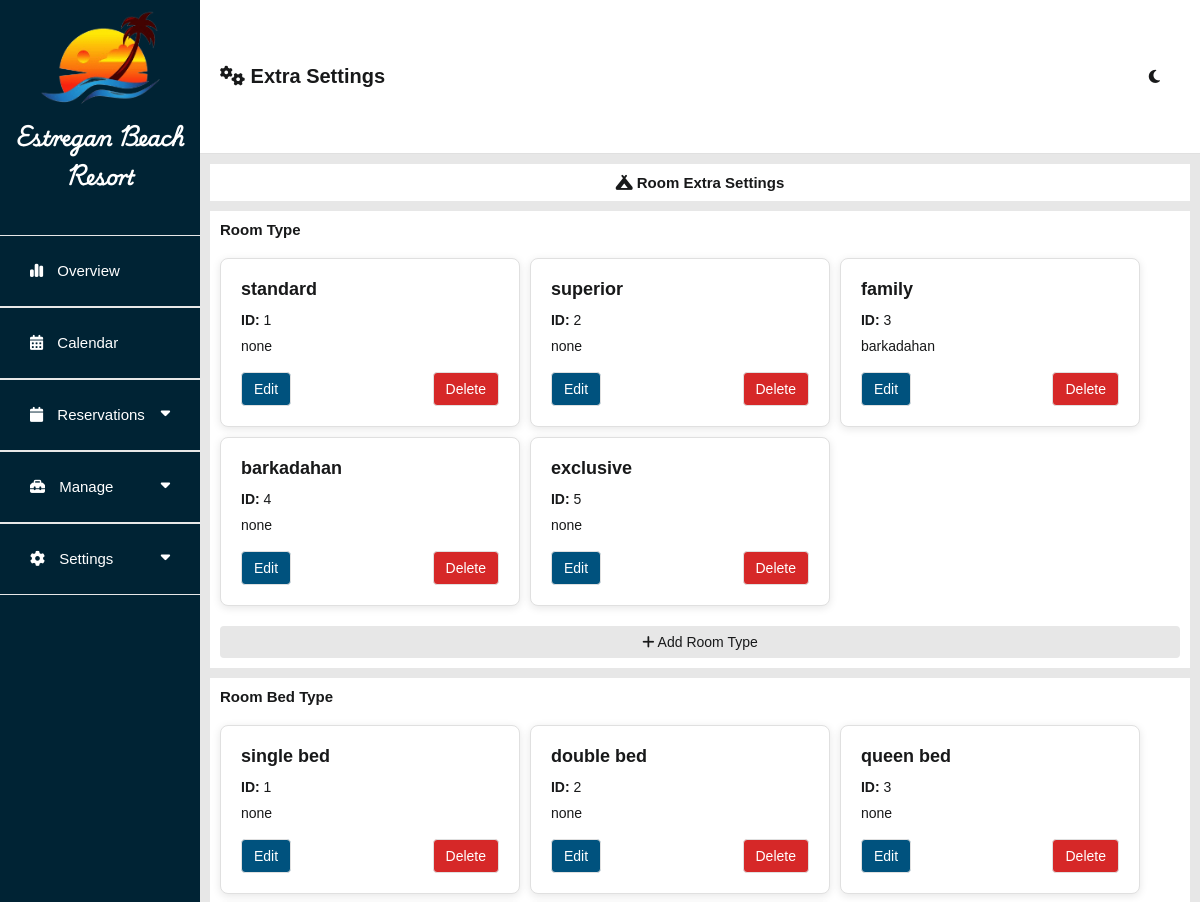
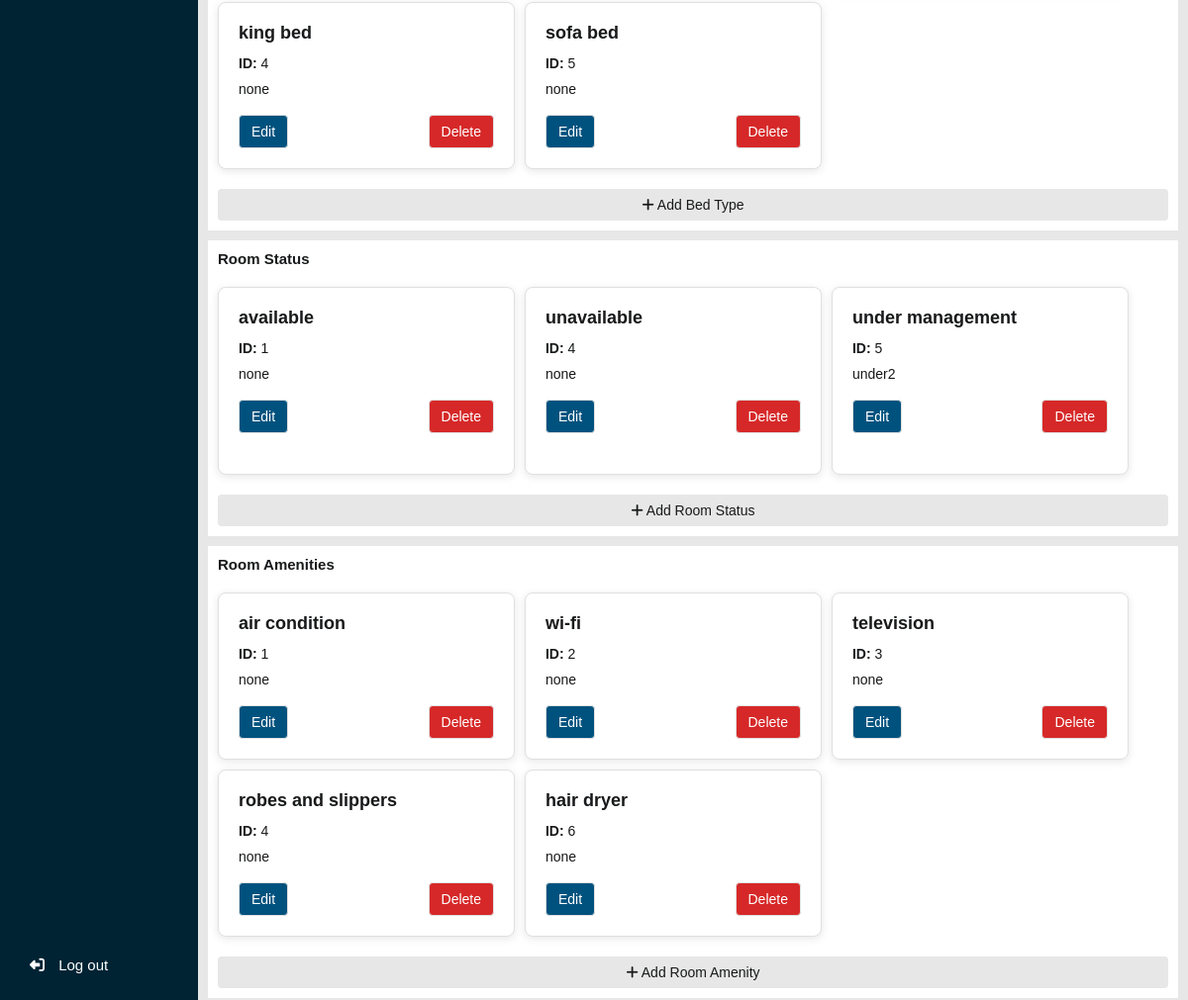
The page /admin/extraSettingsRoom.php (signed in) on the database its author committed (2 pictures, top to bottom).
### tables this page shows
CREATE TABLE `room_type_tbl` (
  `room_type_id` int(11) NOT NULL,
  `room_type_name` varchar(255) NOT NULL,
  `room_type_description` text NOT NULL
);

CREATE TABLE `bed_type_tbl` (
  `bed_type_id` int(11) NOT NULL,
  `bed_type_name` varchar(255) NOT NULL,
  `bed_type_description` text NOT NULL
);

CREATE TABLE `room_status_tbl` (
  `room_status_id` int(11) NOT NULL,
  `room_status_name` varchar(255) NOT NULL,
  `room_status_description` text NOT NULL
);

CREATE TABLE `room_amenities_tbl` (
  `amenity_id` int(11) NOT NULL,
  `amenity_name` varchar(255) NOT NULL,
  `amenity_description` text NOT NULL
);

### admin/extraSettingsRoom.php (the view, shortened to what this page needs)
<?php
include 'db_connect.php';
$query_room_types = "SELECT * FROM room_type_tbl";
$query_bed_types = "SELECT * FROM bed_type_tbl";
$query_room_statuses = "SELECT * FROM room_status_tbl";
$query_amenities = "SELECT * FROM room_amenities_tbl";
$room_types = mysqli_query($con, $query_room_types);
$bed_types = mysqli_query($con, $query_bed_types);
$room_statuses = mysqli_query($con, $query_room_statuses);
$room_amenities = mysqli_query($con, $query_amenities);
?>
<!DOCTYPE html>
<html lang="en">
<head>
    <?php include 'assets.php'; ?>
    <link rel="stylesheet" type="text/css" href="css/main.css?v=<?php echo time(); ?>">
    <link rel="stylesheet" type="text/css" href="css/dashboard.css?v=<?php echo time(); ?>">
</head>
<body>
    <main>
        <?php include 'sidenav.php'; ?>
        <section class="middle-container">
            <div class="header-container">
                <div class="title-head">
                    <label for=""><i class="fa-solid fa-gears"></i> Extra Settings</label>
                </div>
                <?php include 'icon-container.php' ?>
            </div>
            <div class="center-container">
                <div class="head-label-container">
                    <label><i class="fa-solid fa-campground"></i> Room Extra Settings</label>
                </div>
                <div class="content-container">
                    <label for="">Room Type</label>
                    <div class="main-content">
                        <?php if (mysqli_num_rows($room_types) > 0): ?>
                            <?php while ($room_type = mysqli_fetch_assoc($room_types)): ?>
                                <div class="room-box">
                                    <h3><?php echo htmlspecialchars($room_type['room_type_name']); ?></h3>
                                    <p><strong>ID:</strong> <?php echo htmlspecialchars($room_type['room_type_id']); ?></p>
                                    <p><?php echo htmlspecialchars($room_type['room_type_description']); ?></p>
                                    <div class="button-group">
                                        <button class="edit-button"
                                            onclick="openEditModal('edit_room_type', <?php echo $room_type['room_type_id']; ?>, '<?php echo htmlspecialchars($room_type['room_type_name']); ?>', '<?php echo htmlspecialchars($room_type['room_type_description']); ?>')">Edit</button>
                                        <button class="delete-button"
                                            onclick="deleteItem('delete_room_type', <?php echo $room_type['room_type_id']; ?>)">Delete</button>
                                    </div>
                                </div>
                            <?php endwhile; ?>
                        <?php endif; ?>
                    </div>
                    <button class="add-button" onclick="openAddModal('room_type')"><i class="fa fa-plus"></i> Add Room Type</button>
                </div>
                <div class="content-container">
                    <label for="">Room Bed Type</label>
                    <div class="main-content">
                        <?php if (mysqli_num_rows($bed_types) > 0): ?>
                            <?php while ($bed_type = mysqli_fetch_assoc($bed_types)): ?>
                                <div class="room-box">
                                    <h3><?php echo htmlspecialchars($bed_type['bed_type_name']); ?></h3>
                                    <p><strong>ID:</strong> <?php echo htmlspecialchars($bed_type['bed_type_id']); ?></p>
                                    <p><?php echo htmlspecialchars($bed_type['bed_type_description']); ?></p>
                                    <div class="button-group">
                                        <button class="edit-button"
                                            onclick="openEditModal('edit_bed_type', <?php echo $bed_type['bed_type_id']; ?>, '<?php echo htmlspecialchars($bed_type['bed_type_name']); ?>', '<?php echo htmlspecialchars($bed_type['bed_type_description']); ?>')">Edit</button>
                                        <button class="delete-button"
                                            onclick="deleteItem('delete_bed_type', <?php echo $bed_type['bed_type_id']; ?>)">Delete</button>
                                    </div>
                                </div>
                            <?php endwhile; ?>
                        <?php endif; ?>
                    </div>
                    <button class="add-button" onclick="openAddModal('bed_type')"><i class="fa fa-plus"></i> Add Bed Type</button>
                </div>
                <div class="content-container">
                    <label for="">Room Status</label>
                    <div class="main-content">
                        <?php if (mysqli_num_rows($room_statuses) > 0): ?>
                            <?php while ($room_status = mysqli_fetch_assoc($room_statuses)): ?>
                                <div class="room-box">
                                    <h3><?php echo htmlspecialchars($room_status['room_status_name']); ?></h3>
                                    <p><strong>ID:</strong> <?php echo htmlspecialchars($room_status['room_status_id']); ?></p>
                                    <p><?php echo htmlspecialchars($room_status['room_status_description']); ?></p>
                                    <div class="button-group">
                                        <button class="edit-button"
                                            onclick="openEditModal('edit_room_status', <?php echo $room_status['room_status_id']; ?>, '<?php echo htmlspecialchars($room_status['room_status_name']); ?>', '<?php echo htmlspecialchars($room_status['room_status_description']); ?>')">Edit</button>
                                        <button class="delete-button"
                                            onclick="deleteItem('delete_room_status', <?php echo $room_status['room_status_id']; ?>)">Delete</button>
                                    </div>
                                </div>
                            <?php endwhile; ?>
                        <?php endif; ?>
                    </div>
                    <button class="add-button" onclick="openAddModal('room_status')"><i class="fa fa-plus"></i> Add Room Status</button>
                </div>
                <div class="content-container">
                    <label for="">Room Amenities</label>
                    <div class="main-content">
                        <?php if (mysqli_num_rows($room_amenities) > 0): ?>
                            <?php while ($amenity = mysqli_fetch_assoc($room_amenities)): ?>
                                <div class="room-box">
                                    <h3><?php echo htmlspecialchars($amenity['amenity_name']); ?></h3>
                                    <p><strong>ID:</strong> <?php echo htmlspecialchars($amenity['amenity_id']); ?></p>
                                    <p><?php echo htmlspecialchars($amenity['amenity_description']); ?></p>
                                    <div class="button-group">
                                        <button class="edit-button"
                                            onclick="openEditModal('edit_amenity', <?php echo $amenity['amenity_id']; ?>, '<?php echo htmlspecialchars($amenity['amenity_name']); ?>', '<?php echo htmlspecialchars($amenity['amenity_description']); ?>')">Edit</button>
                                        <button class="delete-button"
                                            onclick="deleteItem('delete_amenity', <?php echo $amenity['amenity_id']; ?>)">Delete</button>
                                    </div>
                                </div>
                            <?php endwhile; ?>
                        <?php endif; ?>
                    </div>
                    <button class="add-button" onclick="openAddModal('amenity')"><i class="fa fa-plus"></i> Add Room Amenity</button>
                </div>
            </div>
        </section>
    </main>
</body>
</html>

### admin/css/header.css (style rules this page uses)
* { margin: 0; font-family: 'Trebuchet MS', 'Lucida Sans Unicode', 'Lucida Grande', 'Lucida Sans', Arial, sans-serif; box-sizing: none; }
button { cursor: pointer; }

### admin/css/main.css (style rules this page uses)
* { margin: 0; font-family: 'Trebuchet MS', 'Lucida Sans Unicode', 'Lucida Grande', 'Lucida Sans', Arial, sans-serif; }
body { background-color: var(--first-color2); }
button { cursor: pointer; }
:root { --first-color: white; --first-color2: #E7E7E7; --second-color: #EAE2B7; --fourth-color: #F77F00; --seventh-color: #18191A; --seventh-color2: #e0e0e0; --seventh-color3: #e0e0e0; --select-color: #F77F00; --select-color2: #cd6a00; --booknow-text: #ffffff; --booknow-text2: #242526; --booknow-border: #F77F00; --reservation-titleborder: #18191A; --box-shadow: #b4b4b4; --after-input: #effaff; --water-border: #EAE2B7; --water-color: #0d2cc5; --pure-white: white; --third-color: #FCBF49; --fifth-color: #D62828; --sixth-color: #00527e; --seventh-color4: #757575; --eight-color: #002334; --eight-color2: #001824; --reservation-title: #18191A; --reservation-text: white; --gray-button: rgba(220, 220, 220, 0.849); font-size: 62.5%; --tdeven-color: #0023340c; --proceed-color: white; --proceed-bgcolor: #00527e; --cancel-color: white; --cancel-bgcolor: #D62828; --fixed-color: #effaff; --graph-title-color: #777; --legend-text-color: #777; --tooltip-bg-color: #333333; --tooltip-title-color: #ffffff; --tooltip-body-color: #ffffff; --axis-title-color: #777; --axis-ticks-color: #777; }
p { color: var(--seventh-color); font-size: 1.5rem; text-align: justify; line-height: 1.5; }
.center-container { animation: transitionIn 0.5s; }

### admin/css/dashboard.css (style rules this page uses)
main { width: 100%; display: flex; flex-direction: row; }
.middle-container { width: 100%; display: flex; flex-direction: column; }
.header-container { width: 100%; height: 8vh; background-color: var(--first-color); display: flex; justify-content: space-between; align-items: center; border-bottom: 1px solid var(--seventh-color3); }
.title-head { display: flex; align-items: center; margin-left: 20px; }
.title-head label { font-size: 2rem; font-weight: bold; color: var(--seventh-color); }
.center-container { width: 100%; background-color: var(--first-color2); height: 92vh; overflow-y: scroll; }
.head-label-container { padding: 10px; display: flex; align-items: center; justify-content: center; }
.head-label-container label { padding: 10px; background-color: var(--first-color); width: 100%; font-weight: bold; color: var(--seventh-color); text-align: center; font-size: 1.5rem; }
.content-container { display: flex; flex-direction: column; flex-wrap: wrap; margin: 0 10px 10px 10px; padding: 10px; background-color: var(--first-color); }
.content-container label { color: var(--seventh-color); font-size: 1.5rem; font-weight: bold; padding-bottom: 20px; }
.content-container .main-content { display: flex; flex-direction: row; gap: 10px; }

### admin/extraSettingsRoom.php (style rules this page uses)
.main-content { display: flex; flex-wrap: wrap; gap: 20px; }
.room-box { background-color: var(--first-color); border: 1px solid var(--seventh-color3); border-radius: 8px; padding: 20px; width: calc(33.333% - 20px); box-sizing: border-box; box-shadow: 0 2px 8px rgba(0, 0, 0, 0.1); position: relative; }
.room-box h3 { margin-top: 0; margin-bottom: 10px; font-size: 18px; color: var(--seventh-color); }
.room-box p { margin: 5px 0; font-size: 14px; color: var(--seventh-color); }
.button-group { display: flex; justify-content: space-between; margin-top: 15px; }
.edit-button, .delete-button { padding: 8px 12px; border: none; border-radius: 4px; cursor: pointer; font-size: 14px; }
.edit-button { background-color: var(--proceed-bgcolor); color: var(--proceed-color); border: 1px solid var(--seventh-color3); }
.delete-button { background-color: var(--cancel-bgcolor); color: var(--cancel-color); border: 1px solid var(--seventh-color3); }
.add-button { background-color: var(--first-color2); color: var(--seventh-color); padding: 8px 12px; border: none; border-radius: 4px; cursor: pointer; font-size: 14px; margin-top: 20px; }

### rows shown on the page
room_type_tbl: room_type_name "standard", room_type_id "1", room_type_description "none"
room_type_tbl: room_type_name "superior", room_type_id "2", room_type_description "none"
room_type_tbl: room_type_name "family", room_type_id "3", room_type_description "barkadahan"
room_type_tbl: room_type_name "barkadahan", room_type_id "4", room_type_description "none"
room_type_tbl: room_type_name "exclusive", room_type_id "5", room_type_description "none"
bed_type_tbl: bed_type_name "single bed", bed_type_id "1", bed_type_description "none"
bed_type_tbl: bed_type_name "double bed", bed_type_id "2", bed_type_description "none"
bed_type_tbl: bed_type_name "queen bed", bed_type_id "3", bed_type_description "none"
bed_type_tbl: bed_type_name "king bed", bed_type_id "4", bed_type_description "none"
bed_type_tbl: bed_type_name "sofa bed", bed_type_id "5", bed_type_description "none"
room_status_tbl: room_status_name "available", room_status_id "1", room_status_description "none"
room_status_tbl: room_status_name "unavailable", room_status_id "4", room_status_description "none"
room_status_tbl: room_status_name "under management", room_status_id "5", room_status_description "under2"
room_amenities_tbl: amenity_name "air condition", amenity_id "1", amenity_description "none"
room_amenities_tbl: amenity_name "wi-fi", amenity_id "2", amenity_description "none"
room_amenities_tbl: amenity_name "television", amenity_id "3", amenity_description "none"
room_amenities_tbl: amenity_name "robes and slippers", amenity_id "4", amenity_description "none"
room_amenities_tbl: amenity_name "hair dryer", amenity_id "6", amenity_description "none"
